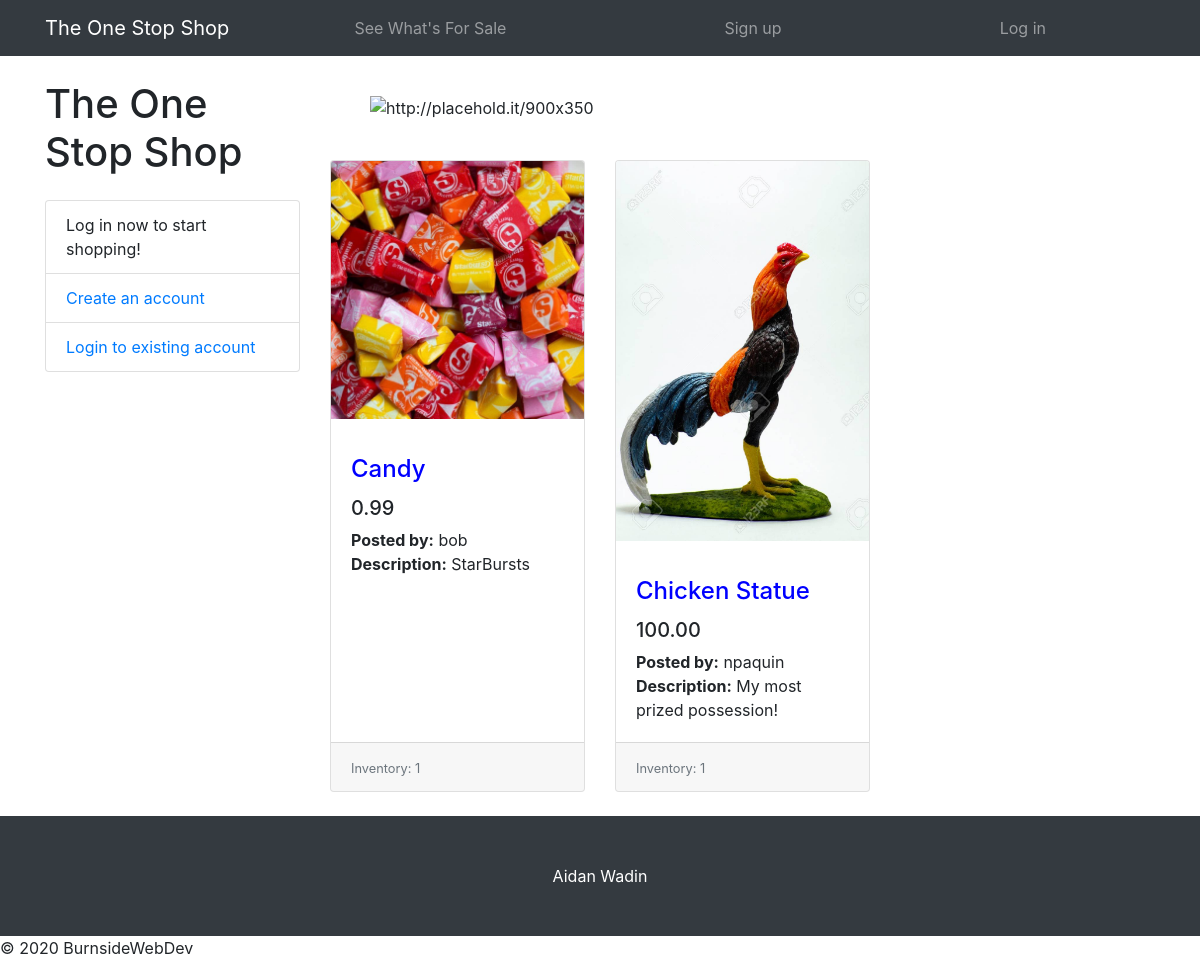
The page / on the database its author committed.
### item/models.py (models this page shows, shortened)
class Item(models.Model):
    owner = models.ForeignKey(User, on_delete=models.CASCADE)
    image = models.ImageField(upload_to='images/')
    itemname = models.CharField(max_length=100)
    descrip = models.CharField(max_length=1000)
    price = models.DecimalField(max_digits=10, decimal_places=2)
    inv_count = models.PositiveIntegerField()

### accounts/views.py (the view, shortened to what this page needs)
# urls.py: path('', views.index, name='index'),
def index(request):
   items1 = Item.objects.all()
   context = {'items': items1}
   return render(request, 'index.html', context)

### accounts/templates/index.html (shortened to what this page needs)
{% extends 'navbar.html' %}
{% block content %}
<html lang="en">
   <head>
      <link href="static/vendor/bootstrap/css/bootstrap.min.css" rel="stylesheet">
      <link href="static/css/shop-homepage.css" rel="stylesheet">
   </head>
   <body>
      <div class="container">
         <div class="row">
            <div class="col-lg-3">
               <h1 class="my-4">The One Stop Shop</h1>
               <div class="list-group">
                  <p class="list-group-item">Log in now to start shopping!</p>
                  <a href="{% url 'signup' %}" class="list-group-item">Create an account</a>
                  <a href="{% url 'login' %}" class="list-group-item">Login to existing account</a>
               </div>
            </div>
            <div class="col-lg-9">
               <div class="banner">
                  <img class="d-block img-fluid" src="https://d2td6mzj4f4e1e.cloudfront.net/wp-content/uploads/sites/9/2019/05/One-Stop-2019-620x330.jpg" alt="http://placehold.it/900x350">
               </div>
               <div class="row">
                  {% for item in items %}
                  <div class="col-lg-4 col-md-6 mb-4">
                     <div class="card h-100">
                        <p><img class="card-img-top" src= {{item.image.url}} alt=""></p>
                        <div class="card-body">
                           <h4 class="card-title">
                              <div class="itemname">{{ item.itemname }}</div>
                           </h4>
                           <h5>{{item.price}}</h5>
                           <p class="card-text"><b>Posted by:</b> {{item.owner}} <br> <b>Description:</b> {{item.descrip}} </p>
                        </div>
                        <div class="card-footer">
                           <small class="text-muted">Inventory: {{item.inv_count}} </small>
                        </div>
                     </div>
                  </div>
                  {% endfor %}
               </div>
            </div>
         </div>
      </div>
      <footer class="py-5 bg-dark">
         <div class="container">
            <p class="m-0 text-center text-white">Aidan Wadin</p>
         </div>
      </footer>
   </body>
</html>
{% endblock %}

### accounts/static/css/shop-homepage.css (style rules this page uses)
body { padding-top: 56px; }
.banner { padding: 40px; }
.itemname { color: blue; }

### rows shown on the page
Item: image (picture), itemname "Candy", price "0.99", owner "bob", descrip "StarBursts", inv_count "1"
Item: image (picture), itemname "Chicken Statue", price "100.00", owner "npaquin", descrip "My most prized possession!", inv_count "1"
